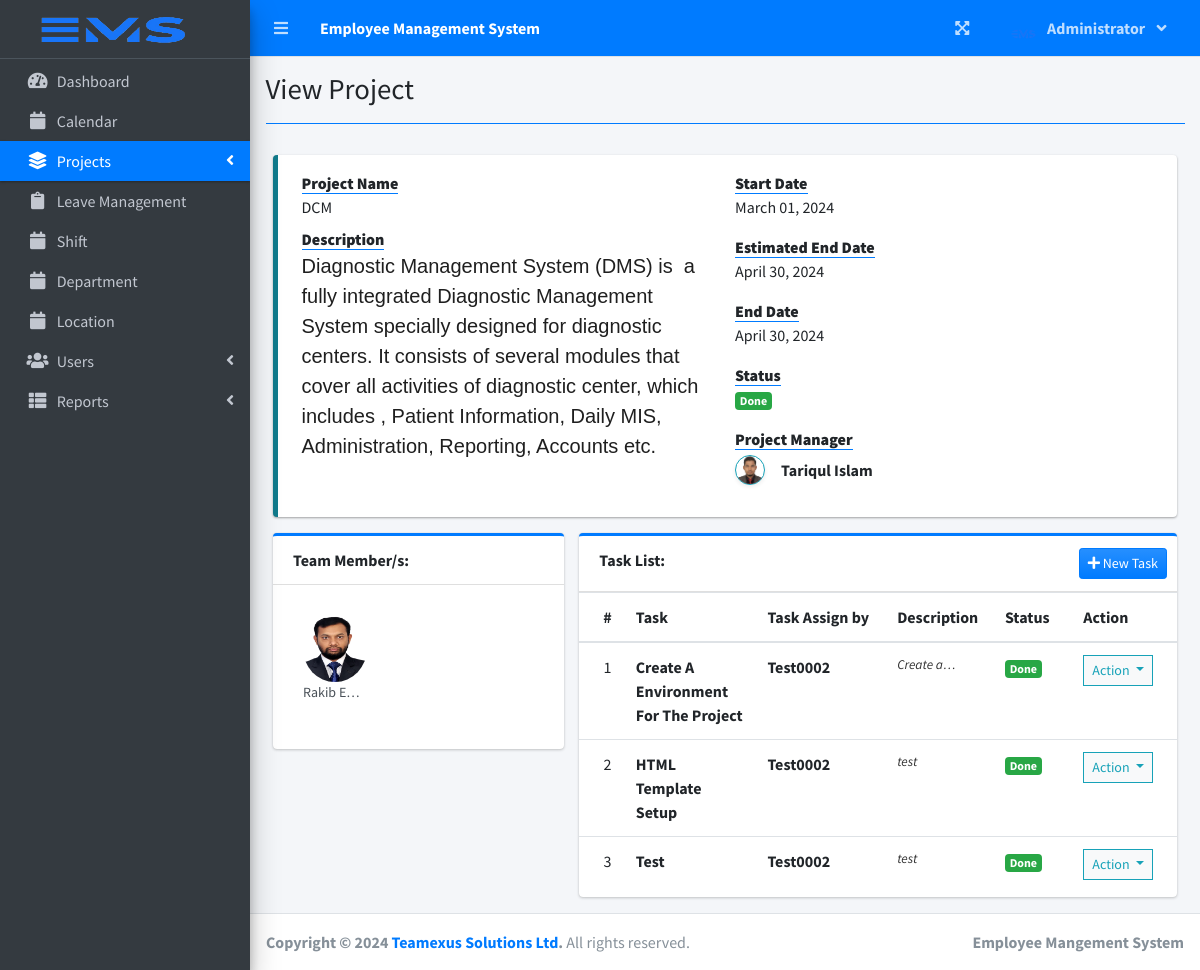
The page /index.php?page=view_project&id=6 (signed in) on the database its author committed.
### tables this page shows
CREATE TABLE `users` (
  `id` int(30) NOT NULL,
  `username` varchar(50) NOT NULL,
  `firstname` varchar(200) NOT NULL,
  `lastname` varchar(200) NOT NULL,
  `email` varchar(200) NOT NULL,
  `password` text NOT NULL,
  `type` tinyint(1) NOT NULL DEFAULT 2 COMMENT '1 = admin, 2 = staff',
  `blood` varchar(10) NOT NULL,
  `gender` varchar(10) NOT NULL,
  `contact` int(15) NOT NULL,
  `nid` int(20) NOT NULL,
  `presentaddress` varchar(100) NOT NULL,
  `parmanentaddress` varchar(100) NOT NULL,
  `designation` varchar(30) NOT NULL,
  `Subject` varchar(20) NOT NULL,
  `degree` varchar(20) NOT NULL,
  `emergencycontact` int(15) NOT NULL,
  `shift` varchar(255) NOT NULL,
  `department` varchar(255) NOT NULL,
  `avatar` text NOT NULL DEFAULT 'no-image-available.png',
  `date_created` datetime NOT NULL DEFAULT current_timestamp()
);

CREATE TABLE `task_list` (
  `id` int(30) NOT NULL,
  `project_id` int(30) NOT NULL,
  `task` varchar(200) NOT NULL,
  `username` varchar(255) NOT NULL,
  `description` text NOT NULL,
  `status` tinyint(4) NOT NULL,
  `date_created` datetime NOT NULL DEFAULT current_timestamp()
);

### view_project.php (the view, shortened to what this page needs)
<?php
include 'db_connect.php';
$tprog = $conn->query("SELECT * FROM task_list where project_id = {$id}")->num_rows;
$cprog = $conn->query("SELECT * FROM task_list where project_id = {$id} and status = 3")->num_rows;
$prog = $tprog > 0 ? ($cprog/$tprog) * 100 : 0;
$prog = $prog > 0 ?  number_format($prog,2) : $prog;
$manager = $conn->query("SELECT *,concat(firstname,' ',lastname) as name FROM users where id = 2");
$manager = $manager->num_rows > 0 ? $manager->fetch_array() : array();
?>
<div class="col-lg-12">
	<div class="row">
		<div class="col-md-12">
			<div class="callout callout-info">
				<div class="col-md-12">
					<div class="row">
						<div class="col-sm-6">
							<dl>
								<dt><b class="border-bottom border-primary">Project Name</b></dt>
								<dd><?php echo ucwords($name) ?></dd>
								<dt><b class="border-bottom border-primary">Description</b></dt>
								<dd><?php echo html_entity_decode($description) ?></dd>
							</dl>
						</div>
						<div class="col-md-6">
							<dl>
								<dt><b class="border-bottom border-primary">Start Date</b></dt>
								<dd><?php echo date("F d, Y",strtotime($start_date)) ?></dd>
							</dl>
							<dl>
								<dt><b class="border-bottom border-primary">Estimated End Date</b></dt>
								<dd><?php echo date("F d, Y",strtotime($end_date)) ?></dd>
							</dl>
							<dl>
							<dl>
								<dt><b class="border-bottom border-primary">End Date</b></dt>
								<dd><?php echo date("F d, Y",strtotime($Edate)) ?></dd>
							</dl>
							<dl>
    <dt><b class="border-bottom border-primary">Status</b></dt>
    <dd>
        <?php
        if ($prog >= 0 && $prog < 50) {
            echo "<span class='badge badge-primary'>Started</span>";
        } elseif ($prog >= 50 && $prog < 90) {
            echo "<span class='badge badge-info'>On Progress</span>";
        } elseif ($prog >= 90 && $prog <= 100) {
            echo "<span class='badge badge-success'>Done</span>";
        } else {
            echo "<span class='badge badge-secondary'>Pending</span>";
        }
        ?>
    </dd>
</dl>
							<dl>
								<dt><b class="border-bottom border-primary">Project Manager</b></dt>
								<dd>
									<?php if(isset($manager['id'])) : ?>
									<div class="d-flex align-items-center mt-1">
										<img class="img-circle img-thumbnail p-0 shadow-sm border-info img-sm mr-3" src="assets/uploads/<?php echo $manager['avatar'] ?>" alt="Avatar">
										<b><?php echo ($manager['name']) ?></b>
									</div>
									<?php else: ?>
										<small><i>Manager Deleted from Database</i></small>
									<?php endif; ?>
								</dd>
							</dl>
						</div>
					</div>
				</div>
			</div>
		</div>
	</div>
	<div class="row">
		<div class="col-md-4">
			<div class="card card-outline card-primary">
				<div class="card-header">
					<span><b>Team Member/s:</b></span>
				</div>
				<div class="card-body">
					<ul class="users-list clearfix">
						<?php
						if(!empty($user_ids)):
							$members = $conn->query("SELECT *,concat(firstname,' ',lastname) as name FROM users where id in ($user_ids) order by concat(firstname,' ',lastname) asc");
							while($row=$members->fetch_assoc()):
						?>
								<li>
			                        <img src="assets/uploads/<?php echo $row['avatar'] ?>" alt="User Image">
			                        <a class="users-list-name" href="javascript:void(0)"><?php echo ucwords($row['name']) ?></a>
		                    	</li>
						<?php
							endwhile;
						endif;
						?>
					</ul>
				</div>
			</div>
		</div>
		<div class="col-md-8">
			<div class="card card-outline card-primary">
				<div class="card-header">
					<span><b>Task List:</b></span>
					<div class="card-tools">
						<button class="btn btn-primary bg-gradient-primary btn-sm" type="button" id="new_task"><i class="fa fa-plus"></i> New Task</button>
					</div>
				</div>
				<div class="card-body p-0">
					<div class="table-responsive">
					<table class="table table-condensed m-0 table-hover">
						<colgroup>
							<col width="5%">
							<col width="25%">
							<col width="30%">
							<col width="15%">
							<col width="15%">
						</colgroup>
						<thead>
							<th>#</th>
							<th>Task</th>
							<th>Task Assign by</th>
							<th>Description</th>
							<th>Status</th>
							<th>Action</th>
						</thead>
						<tbody>
							<?php
							$i = 1;
							$tasks = $conn->query("SELECT * FROM task_list where project_id = {$id} order by task asc");
							while($row=$tasks->fetch_assoc()):
								$trans = get_html_translation_table(HTML_ENTITIES,ENT_QUOTES);
								unset($trans["\""], $trans["<"], $trans[">"], $trans["<h2"]);
								$desc = strtr(html_entity_decode($row['description']),$trans);
								$desc=str_replace(array("<li>","</li>"), array("",", "), $desc);
							?>
								<tr>
			                        <td class="text-center"><?php echo $i++ ?></td>
			                        <td class=""><b><?php echo ucwords($row['task']) ?></b></td>
									<td class=""><b><?php echo ucwords($row['username']) ?></b></td>
			                        <td class=""><p class="truncate"><?php echo strip_tags($desc) ?></p></td>
			                        <td>
			                        	<?php
			                        	if($row['status'] == 1){
									  		echo "<span class='badge badge-secondary'>Pending</span>";
			                        	}elseif($row['status'] == 2){
									  		echo "<span class='badge badge-primary'>On-Progress</span>";
			                        	}elseif($row['status'] == 3){
									  		echo "<span class='badge badge-success'>Done</span>";
			                        	}
			                        	?>
			                        </td>
			                        <td class="text-center">
										<button type="button" class="btn btn-default btn-sm btn-flat border-info wave-effect text-info dropdown-toggle" data-toggle="dropdown" aria-expanded="true">
					                      Action
					                    </button>
									</td>
		                    	</tr>
							<?php
							endwhile;
							?>
						</tbody>
					</table>
					</div>
				</div>
			</div>
		</div>
	</div>
</div>

### index.php (shortened to what this page needs)
<!DOCTYPE html>
<html lang="en">
<?php
	include 'header.php'
?>
<body class="hold-transition sidebar-mini layout-fixed layout-navbar-fixed layout-footer-fixed">
<div class="wrapper">
  <?php include 'topbar.php' ?>
  <?php include 'sidebar.php' ?>
  <div class="content-wrapper">
    <div class="content-header">
      <div class="container-fluid">
        <div class="row mb-2">
          <div class="col-sm-6">
            <h1 class="m-0"><?php echo $title ?></h1>
          </div>
        </div>
            <hr class="border-primary">
      </div>
    </div>
    <section class="content">
      <div class="container-fluid">
         <?php
            $page = isset($_GET['page']) ? $_GET['page'] : 'home';
            if(!file_exists($page.".php")){
                include '404.html';
            }else{
            include $page.'.php';
            }
          ?>
      </div>
    </section>
  </div>
  <footer class="main-footer">
    <strong>Copyright &copy; 2024 <a href="https://www.teamexus.com/">Teamexus Solutions Ltd</a>.</strong>
    All rights reserved.
    <div class="float-right d-none d-sm-inline-block">
      <b>Employee Mangement System</b>
    </div>
  </footer>
</div>
</body>
</html>

### header.php (shortened to what this page needs)
<head>
  <?php
  $title = isset($_GET['page']) ? ucwords(str_replace("_", ' ', $_GET['page'])) : "Home";
  ?>
  <link rel="stylesheet" href="assets/plugins/fontawesome-free/css/all.min.css">
  <link rel="stylesheet" href="assets/plugins/overlayScrollbars/css/OverlayScrollbars.min.css">
  <link rel="stylesheet" href="assets/plugins/datatables-bs4/css/dataTables.bootstrap4.min.css">
  <link rel="stylesheet" href="assets/plugins/datatables-responsive/css/responsive.bootstrap4.min.css">
  <link rel="stylesheet" href="assets/plugins/datatables-buttons/css/buttons.bootstrap4.min.css">
  <link rel="stylesheet" href="assets/plugins/select2/css/select2.min.css">
  <link rel="stylesheet" href="assets/plugins/select2-bootstrap4-theme/select2-bootstrap4.min.css">
  <link rel="stylesheet" href="assets/plugins/sweetalert2-theme-bootstrap-4/bootstrap-4.min.css">
  <link rel="stylesheet" href="assets/plugins/toastr/toastr.min.css">
  <link rel="stylesheet" href="assets/plugins/dropzone/min/dropzone.min.css">
  <link rel="stylesheet" href="assets/dist/css/jquery.datetimepicker.min.css">
  <link rel="stylesheet" href="assets/plugins/icheck-bootstrap/icheck-bootstrap.min.css">
  <link rel="stylesheet" href="assets/plugins/bootstrap4-toggle/css/bootstrap4-toggle.min.css">
  <link rel="stylesheet" href="assets/dist/css/adminlte.min.css">
  <link rel="stylesheet" href="assets/dist/css/styles.css">
  <link rel="stylesheet" href="assets/plugins/summernote/summernote-bs4.min.css">
</head>

### topbar.php (shortened to what this page needs)
<nav class="main-header navbar navbar-expand navbar-primary navbar-dark ">
  <ul class="navbar-nav">
    <?php if(isset($_SESSION['login_id'])): ?>
    <li class="nav-item">
      <a class="nav-link" data-widget="pushmenu" href="" role="button"><i class="fas fa-bars"></i></a>
    </li>
  <?php endif; ?>
    <li>
      <a class="nav-link text-white"  href="./" role="button"> <large><b>Employee Management System</b></large></a>
    </li>
  </ul>
  <ul class="navbar-nav ml-auto">
    <li class="nav-item">
      <a class="nav-link" data-widget="fullscreen" href="#" role="button">
        <i class="fas fa-expand-arrows-alt"></i>
      </a>
    </li>
   <li class="nav-item dropdown">
          <a class="nav-link"  data-toggle="dropdown" aria-expanded="true" href="javascript:void(0)">
            <span>
              <div class="d-felx badge-pill">
                <span class="mr-2"><img class="rounded-circle mt-2" width="25px" src="assets/uploads/<?php echo $_SESSION['login_avatar'] ?>" ></span>
                <span><b><?php echo ucwords($_SESSION['login_firstname']) ?></b></span>
                <span class="fa fa-angle-down ml-2"></span>
              </div>
            </span>
          </a>
    </li>
  </ul>
</nav>

### sidebar.php (shortened to what this page needs)
<aside class="main-sidebar sidebar-dark-primary elevation-4">
  <div class="dropdown">
 	<a href="./" class="brand-link">
    <img src="image/logo1.png" class="logo" alt="logo" style="max-width: 200px;
      width: 180px;
     max-height: 30px;
      height: 100px;
      padding-left: 30px;" >
  </a>
  </div>
  <div class="sidebar pb-4 mb-4">
    <nav class="mt-2">
      <ul class="nav nav-pills nav-sidebar flex-column nav-flat" data-widget="treeview" role="menu" data-accordion="false">
        <li class="nav-item dropdown">
          <a href="./" class="nav-link nav-home">
            <i class="nav-icon fas fa-tachometer-alt"></i>
            <p>
              Dashboard
            </p>
          </a>
        </li>
        <?php if($_SESSION['login_type'] == 1): ?>
        <li class="nav-item">
          <a href="./index.php?page=calender" class="nav-link nav-edit_user">
            <i class="nav-icon fas fa-calendar"></i>
            <p>
              Calendar
            </p>
          </a>
        </li>
      <?php endif; ?>
      <li class="nav-item">
          <a href="#" class="nav-link nav-edit_project nav-view_project">
            <i class="nav-icon fas fa-layer-group"></i>
            <p>
              Projects
              <i class="right fas fa-angle-left"></i>
            </p>
          </a>
        </li>
        <?php if($_SESSION['login_type'] == 1): ?>
        <li class="nav-item">
          <a href="./index.php?page=leavedashboard" class="nav-link nav-edit_user">
            <i class="nav-icon fas fa-clipboard"></i>
            <p>
              Leave Management
            </p>
          </a>
        </li>
      <?php endif; ?>
      <?php if($_SESSION['login_type'] == 1): ?>
        <li class="nav-item">
          <a href="./index.php?page=shift" class="nav-link nav-edit_user">
            <i class="nav-icon fas fa-calendar"></i>
            <p>
              Shift
            </p>
          </a>
        </li>
      <?php endif; ?>
      <?php if($_SESSION['login_type'] == 1): ?>
        <li class="nav-item">
          <a href="./index.php?page=departments" class="nav-link nav-edit_user">
            <i class="nav-icon fas fa-calendar"></i>
            <p>
              Department
            </p>
          </a>
        </li>
      <?php endif; ?>
      <?php if($_SESSION['login_type'] == 1): ?>
        <li class="nav-item">
          <a href="./index.php?page=location" class="nav-link nav-edit_user">
            <i class="nav-icon fas fa-calendar"></i>
            <p>
              Location
            </p>
          </a>
        </li>
      <?php endif; ?>
        <?php if($_SESSION['login_type'] == 1): ?>
        <li class="nav-item">
          <a href="#" class="nav-link nav-edit_user">
            <i class="nav-icon fas fa-users"></i>
            <p>
              Users
              <i class="right fas fa-angle-left"></i>
            </p>
          </a>
        </li>
      <?php endif; ?>
      <?php if($_SESSION['login_type'] != 3): ?>
        <li class="nav-item">
          <a href="#" class="nav-link nav-report">
          <i class="fas fa-th-list nav-icon"></i>
            <p>
              Reports
              <i class="right fas fa-angle-left"></i>
            </p>
          </a>
        </li>
        <?php endif; ?>
      </ul>
    </nav>
  </div>
</aside>

### view_project.php (style rules this page uses)
.users-list>li img { border-radius: 50%; height: 67px; width: 67px; object-fit: cover; }
.users-list>li { width: 33.33% !important }
.truncate { -webkit-line-clamp:1 !important; }

### rows shown on the page
users: avatar (picture)
users: avatar (picture), name "Rakib E…"
task_list: task "Create A Environment For The Project", username "Test0002", description "Create…", status "Done"
task_list: task "HTML Template Setup", username "Test0002", description "test", status "Done"
task_list: task "Test", username "Test0002", description "test", status "Done"

### other values the page prints
$_SESSION['login_firstname'] "Administrator"
$title "View Project"
$name "DCM"
date("F d, Y",strtotime($start_date)) "March 01, 2024"
date("F d, Y",strtotime($end_date)) "April 30, 2024"
date("F d, Y",strtotime($Edate)) "April 30, 2024"
$manager['name'] "Tariqul Islam"
